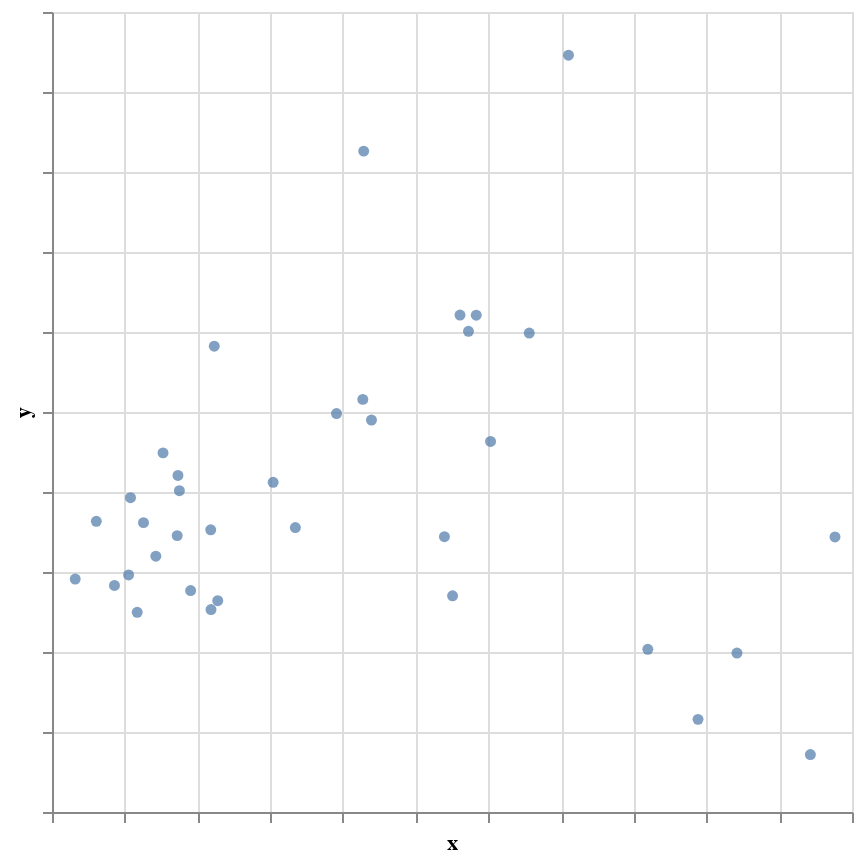

The cell this chart's notebook holds for it:
### Markdown cell above
Last but not least, we generate a scatterplot, using the x and y values from the PCA:

### Code cell
alt.Chart(oecd_pca).mark_circle().encode(
    x=alt.X('x', axis=alt.Axis(labels=False)),
    y=alt.Y('y', axis=alt.Axis(labels=False)),    
    tooltip='country'
).properties(width=400, height=400)

### Figure 1 — Vega-Lite specification as saved in the notebook (floating-point values rounded to 4 significant figures)
{"config": {"view": {"continuousWidth": 300, "continuousHeight": 300}}, "data": {"name": "data-5b455710e820c1a385949a830fd84c20"}, "mark": {"type": "circle"}, "encoding": {"tooltip": {"field": "country", "type": "nominal"}, "x": {"axis": {"labels": false}, "field": "x", "type": "quantitative"}, "y": {"axis": {"labels": false}, "field": "y", "type": "quantitative"}}, "height": 400, "width": 400, "$schema": "https://vega.github.io/schema/vega-lite/v5.8.0.json", "datasets": {"data-5b455710e820c1a385949a830fd84c20": [{"country": "Australia", "dwellings without basic facilities": 1.1, "housing expenditure": 20, "rooms per person": 2.3, "household net adjusted disposable income": 31197, "household net financial wealth": 38482, "employment rate": 72, "job security": 4.4, "long-term unemployment rate": 1.06, "personal earnings": 46585, "quality of support network": 93, "educational attainment": 74, "student skills": 512, "years in education": 18.8, "air pollution": 13, "water quality": 93, "consultation on rule-making": 10.5, "voter turnout": 93, "life expectancy": 82.0, "self-reported health": 85, "life satisfaction": 7.4, "assault rate": 2.1, "homicide rate": 0.8, "employees working very long hours": 14.23, "time devoted to leisure and personal care": 14.41, "x": -3.141, "y": -1.168}, {"country": "Austria", "dwellings without basic facilities": 1.0, "housing expenditure": 21, "rooms per person": 1.6, "household net adjusted disposable income": 29256, "household net financial wealth": 48125, "employment rate": 73, "job security": 3.4, "long-term unemployment rate": 1.07, "personal earnings": 43837, "quality of support network": 95, "educational attainment": 82, "student skills": 500, "years in education": 16.9, "air pollution": 27, "water quality": 95, "consultation on rule-making": 7.1, "voter turnout": 75, "life expectancy": 81.1, "self-reported health": 69, "life satisfaction": 7.5, "assault rate": 3.4, "homicide rate": 0.5, "employees working very long hours": 8.61, "time devoted to leisure and personal care": 14.46, "x": -1.814, "y": -1.47}, {"country": "Belgium", "dwellings without basic facilities": 1.9, "housing expenditure": 20, "rooms per person": 2.3, "household net adjusted disposable income": 27811, "household net financial wealth": 78368, "employment rate": 62, "job security": 4.5, "long-term unemployment rate": 3.37, "personal earnings": 47276, "quality of support network": 91, "educational attainment": 71, "student skills": 509, "years in education": 18.8, "air pollution": 21, "water quality": 84, "consultation on rule-making": 4.5, "voter turnout": 89, "life expectancy": 80.5, "self-reported health": 74, "life satisfaction": 7.1, "assault rate": 6.6, "homicide rate": 1.2, "employees working very long hours": 4.41, "time devoted to leisure and personal care": 15.71, "x": -1.818, "y": -0.4722}, {"country": "Brazil", "dwellings without basic facilities": 6.7, "housing expenditure": 21, "rooms per person": 1.4, "household net adjusted disposable income": 10310, "household net financial wealth": 6875, "employment rate": 67, "job security": 4.8, "long-term unemployment rate": 2.17, "personal earnings": 7909, "quality of support network": 90, "educational attainment": 43, "student skills": 402, "years in education": 16.3, "air pollution": 18, "water quality": 67, "consultation on rule-making": 4.0, "voter turnout": 79, "life expectancy": 73.4, "self-reported health": 69, "life satisfaction": 7.2, "assault rate": 7.9, "homicide rate": 25.5, "employees working very long hours": 10.74, "time devoted to leisure and personal care": 14.97, "x": 4.883, "y": -2.842}, {"country": "Canada", "dwellings without basic facilities": 0.2, "housing expenditure": 22, "rooms per person": 2.5, "household net adjusted disposable income": 30212, "household net financial wealth": 63261, "employment rate": 72, "job security": 6.6, "long-term unemployment rate": 0.9, "personal earnings": 44017, "quality of support network": 94, "educational attainment": 89, "student skills": 522, "years in education": 17.0, "air pollution": 15, "water quality": 90, "consultation on rule-making": 10.5, "voter turnout": 61, "life expectancy": 81.0, "self-reported health": 88, "life satisfaction": 7.6, "assault rate": 1.3, "homicide rate": 1.7, "employees working very long hours": 3.98, "time devoted to leisure and personal care": 14.25, "x": -3.391, "y": -0.3659}, {"country": "Chile", "dwellings without basic facilities": 9.4, "housing expenditure": 19, "rooms per person": 1.3, "household net adjusted disposable income": 13762, "household net financial wealth": 18141, "employment rate": 62, "job security": 4.7, "long-term unemployment rate": 2.01, "personal earnings": 15438, "quality of support network": 85, "educational attainment": 72, "student skills": 436, "years in education": 16.4, "air pollution": 46, "water quality": 79, "consultation on rule-making": 2.0, "voter turnout": 88, "life expectancy": 78.3, "self-reported health": 59, "life satisfaction": 6.6, "assault rate": 6.9, "homicide rate": 5.2, "employees working very long hours": 15.42, "time devoted to leisure and personal care": 14.41, "x": 4.192, "y": -1.966}, {"country": "Czech Republic", "dwellings without basic facilities": 0.9, "housing expenditure": 25, "rooms per person": 1.4, "household net adjusted disposable income": 17262, "household net financial wealth": 17875, "employment rate": 67, "job security": 4.2, "long-term unemployment rate": 3.03, "personal earnings": 20645, "quality of support network": 87, "educational attainment": 92, "student skills": 500, "years in education": 17.9, "air pollution": 16, "water quality": 81, "consultation on rule-making": 6.8, "voter turnout": 59, "life expectancy": 78.0, "self-reported health": 60, "life satisfaction": 6.7, "assault rate": 2.8, "homicide rate": 0.8, "employees working very long hours": 7.14, "time devoted to leisure and personal care": 14.98, "x": 0.3927, "y": 0.8994}, {"country": "Denmark", "dwellings without basic facilities": 0.4, "housing expenditure": 24, "rooms per person": 2.0, "household net adjusted disposable income": 25172, "household net financial wealth": 39951, "employment rate": 73, "job security": 5.8, "long-term unemployment rate": 2.11, "personal earnings": 45642, "quality of support network": 96, "educational attainment": 77, "student skills": 498, "years in education": 19.2, "air pollution": 15, "water quality": 95, "consultation on rule-making": 7.0, "voter turnout": 88, "life expectancy": 79.9, "self-reported health": 71, "life satisfaction": 7.6, "assault rate": 3.9, "homicide rate": 0.8, "employees working very long hours": 2.06, "time devoted to leisure and personal care": 16.06, "x": -2.92, "y": -0.07138}, {"country": "Estonia", "dwellings without basic facilities": 8.6, "housing expenditure": 20, "rooms per person": 1.6, "household net adjusted disposable income": 14382, "household net financial wealth": 7843, "employment rate": 67, "job security": 5.3, "long-term unemployment rate": 5.46, "personal earnings": 17488, "quality of support network": 89, "educational attainment": 89, "student skills": 526, "years in education": 17.5, "air pollution": 9, "water quality": 80, "consultation on rule-making": 3.3, "voter turnout": 64, "life expectancy": 76.3, "self-reported health": 52, "life satisfaction": 5.4, "assault rate": 5.5, "homicide rate": 4.7, "employees working very long hours": 3.59, "time devoted to leisure and personal care": 14.9, "x": 2.03, "y": 0.632}, {"country": "Finland", "dwellings without basic facilities": 0.6, "housing expenditure": 22, "rooms per person": 1.9, "household net adjusted disposable income": 26904, "household net financial wealth": 20190, "employment rate": 70, "job security": 6.4, "long-term unemployment rate": 1.65, "personal earnings": 38976, "quality of support network": 93, "educational attainment": 84, "student skills": 529, "years in education": 19.7, "air pollution": 15, "water quality": 95, "consultation on rule-making": 9.0, "voter turnout": 69, "life expectancy": 80.6, "self-reported health": 69, "life satisfaction": 7.4, "assault rate": 2.4, "homicide rate": 1.8, "employees working very long hours": 3.7, "time devoted to leisure and personal care": 14.89, "x": -2.473, "y": 0.489}, {"country": "France", "dwellings without basic facilities": 0.5, "housing expenditure": 21, "rooms per person": 1.8, "household net adjusted disposable income": 29322, "household net financial wealth": 47668, "employment rate": 64, "job security": 6.5, "long-term unemployment rate": 3.98, "personal earnings": 38625, "quality of support network": 91, "educational attainment": 72, "student skills": 500, "years in education": 16.5, "air pollution": 12, "water quality": 85, "consultation on rule-making": 3.5, "voter turnout": 80, "life expectancy": 82.2, "self-reported health": 68, "life satisfaction": 6.7, "assault rate": 5.0, "homicide rate": 0.8, "employees working very long hours": 8.71, "time devoted to leisure and personal care": 15.33, "x": -0.9591, "y": 0.1215}, {"country": "Germany", "dwellings without basic facilities": 0.9, "housing expenditure": 21, "rooms per person": 1.8, "household net adjusted disposable income": 30721, "household net financial wealth": 49484, "employment rate": 73, "job security": 3.2, "long-term unemployment rate": 2.52, "personal earnings": 41782, "quality of support network": 93, "educational attainment": 86, "student skills": 515, "years in education": 18.1, "air pollution": 16, "water quality": 94, "consultation on rule-making": 4.5, "voter turnout": 72, "life expectancy": 80.8, "self-reported health": 65, "life satisfaction": 7.0, "assault rate": 3.6, "homicide rate": 0.5, "employees working very long hours": 5.6, "time devoted to leisure and personal care": 15.31, "x": -2.279, "y": -0.5452}, {"country": "Greece", "dwellings without basic facilities": 0.5, "housing expenditure": 27, "rooms per person": 1.2, "household net adjusted disposable income": 19095, "household net financial wealth": 14004, "employment rate": 51, "job security": 12.0, "long-term unemployment rate": 14.37, "personal earnings": 27434, "quality of support network": 68, "educational attainment": 67, "student skills": 466, "years in education": 18.6, "air pollution": 27, "water quality": 66, "consultation on rule-making": 6.5, "voter turnout": 62, "life expectancy": 80.8, "self-reported health": 76, "life satisfaction": 4.7, "assault rate": 3.7, "homicide rate": 1.4, "employees working very long hours": 5.65, "time devoted to leisure and personal care": 14.91, "x": 3.102, "y": 5.46}, {"country": "Hungary", "dwellings without basic facilities": 4.8, "housing expenditure": 21, "rooms per person": 1.0, "household net adjusted disposable income": 15240, "household net financial wealth": 13652, "employment rate": 57, "job security": 6.7, "long-term unemployment rate": 5.05, "personal earnings": 20514, "quality of support network": 87, "educational attainment": 82, "student skills": 487, "years in education": 17.5, "air pollution": 15, "water quality": 77, "consultation on rule-making": 7.9, "voter turnout": 64, "life expectancy": 75.0, "self-reported health": 56, "life satisfaction": 4.9, "assault rate": 3.6, "homicide rate": 1.5, "employees working very long hours": 2.92, "time devoted to leisure and personal care": 15.04, "x": 2.562, "y": 1.986}, {"country": "Iceland", "dwellings without basic facilities": 0.4, "housing expenditure": 21, "rooms per person": 1.6, "household net adjusted disposable income": 22415, "household net financial wealth": 43045, "employment rate": 80, "job security": 4.3, "long-term unemployment rate": 1.68, "personal earnings": 39433, "quality of support network": 96, "educational attainment": 71, "student skills": 484, "years in education": 19.5, "air pollution": 18, "water quality": 97, "consultation on rule-making": 5.1, "voter turnout": 81, "life expectancy": 82.4, "self-reported health": 78, "life satisfaction": 7.5, "assault rate": 2.7, "homicide rate": 1.3, "employees working very long hours": 13.73, "time devoted to leisure and personal care": 14.61, "x": -2.094, "y": -1.232}, {"country": "Ireland", "dwellings without basic facilities": 0.2, "housing expenditure": 20, "rooms per person": 2.1, "household net adjusted disposable income": 23721, "household net financial wealth": 28099, "employment rate": 59, "job security": 6.4, "long-term unemployment rate": 9.24, "personal earnings": 50853, "quality of support network": 95, "educational attainment": 73, "student skills": 516, "years in education": 17.5, "air pollution": 13, "water quality": 84, "consultation on rule-making": 9.0, "voter turnout": 70, "life expectancy": 80.6, "self-reported health": 83, "life satisfaction": 6.8, "assault rate": 2.6, "homicide rate": 0.8, "employees working very long hours": 4.17, "time devoted to leisure and personal care": 15.19, "x": -1.769, "y": 1.823}, {"country": "Israel", "dwellings without basic facilities": 3.8, "housing expenditure": 21, "rooms per person": 1.1, "household net adjusted disposable income": 20434, "household net financial wealth": 55932, "employment rate": 67, "job security": 6.5, "long-term unemployment rate": 0.91, "personal earnings": 27577, "quality of support network": 89, "educational attainment": 83, "student skills": 474, "years in education": 15.7, "air pollution": 21, "water quality": 66, "consultation on rule-making": 2.5, "voter turnout": 68, "life expectancy": 81.8, "self-reported health": 82, "life satisfaction": 7.1, "assault rate": 6.4, "homicide rate": 2.2, "employees working very long hours": 18.77, "time devoted to leisure and personal care": 14.48, "x": 1.508, "y": -1.298}, {"country": "Italy", "dwellings without basic facilities": 0.5, "housing expenditure": 23, "rooms per person": 1.4, "household net adjusted disposable income": 24724, "household net financial wealth": 54147, "employment rate": 58, "job security": 5.5, "long-term unemployment rate": 5.67, "personal earnings": 33571, "quality of support network": 91, "educational attainment": 56, "student skills": 490, "years in education": 17.0, "air pollution": 21, "water quality": 80, "consultation on rule-making": 5.0, "voter turnout": 75, "life expectancy": 82.7, "self-reported health": 65, "life satisfaction": 6.0, "assault rate": 4.7, "homicide rate": 0.7, "employees working very long hours": 3.7, "time devoted to leisure and personal care": 14.98, "x": 0.2736, "y": 1.158}, {"country": "Japan", "dwellings without basic facilities": 6.4, "housing expenditure": 22, "rooms per person": 1.8, "household net adjusted disposable income": 25066, "household net financial wealth": 85309, "employment rate": 71, "job security": 2.9, "long-term unemployment rate": 1.67, "personal earnings": 36039, "quality of support network": 90, "educational attainment": 93, "student skills": 540, "years in education": 16.2, "air pollution": 24, "water quality": 86, "consultation on rule-making": 7.3, "voter turnout": 59, "life expectancy": 82.7, "self-reported health": 30, "life satisfaction": 6.0, "assault rate": 1.4, "homicide rate": 0.3, "employees working very long hours": 22.62, "time devoted to leisure and personal care": 14.93, "x": -0.6539, "y": -0.4443}, {"country": "Korea", "dwellings without basic facilities": 4.2, "housing expenditure": 16, "rooms per person": 1.4, "household net adjusted disposable income": 18035, "household net financial wealth": 28290, "employment rate": 64, "job security": 3.0, "long-term unemployment rate": 0.01, "personal earnings": 34056, "quality of support network": 77, "educational attainment": 81, "student skills": 542, "years in education": 17.5, "air pollution": 30, "water quality": 78, "consultation on rule-making": 10.4, "voter turnout": 76, "life expectancy": 81.1, "self-reported health": 37, "life satisfaction": 6.0, "assault rate": 2.1, "homicide rate": 1.1, "employees working very long hours": 27.13, "time devoted to leisure and personal care": 14.63, "x": 1.396, "y": -0.5586}, {"country": "Luxembourg", "dwellings without basic facilities": 0.7, "housing expenditure": 23, "rooms per person": 2.0, "household net adjusted disposable income": 35635, "household net financial wealth": 57159, "employment rate": 66, "job security": 4.0, "long-term unemployment rate": 1.56, "personal earnings": 52542, "quality of support network": 88, "educational attainment": 77, "student skills": 490, "years in education": 14.1, "air pollution": 12, "water quality": 81, "consultation on rule-making": 6.0, "voter turnout": 91, "life expectancy": 81.1, "self-reported health": 73, "life satisfaction": 7.1, "assault rate": 4.3, "homicide rate": 2.1, "employees working very long hours": 3.18, "time devoted to leisure and personal care": 15.12, "x": -1.721, "y": -1.359}, {"country": "Mexico", "dwellings without basic facilities": 4.2, "housing expenditure": 21, "rooms per person": 1.0, "household net adjusted disposable income": 12850, "household net financial wealth": 10449, "employment rate": 61, "job security": 4.7, "long-term unemployment rate": 0.09, "personal earnings": 14653, "quality of support network": 74, "educational attainment": 36, "student skills": 417, "years in education": 15.2, "air pollution": 30, "water quality": 68, "consultation on rule-making": 9.0, "voter turnout": 63, "life expectancy": 74.4, "self-reported health": 66, "life satisfaction": 7.4, "assault rate": 12.8, "homicide rate": 23.4, "employees working very long hours": 28.77, "time devoted to leisure and personal care": 13.89, "x": 6.427, "y": -3.282}, {"country": "Netherlands", "dwellings without basic facilities": 0.0, "housing expenditure": 21, "rooms per person": 2.0, "household net adjusted disposable income": 25697, "household net financial wealth": 71073, "employment rate": 75, "job security": 3.6, "long-term unemployment rate": 1.78, "personal earnings": 45362, "quality of support network": 92, "educational attainment": 72, "student skills": 519, "years in education": 18.6, "air pollution": 30, "water quality": 94, "consultation on rule-making": 6.1, "voter turnout": 75, "life expectancy": 81.3, "self-reported health": 76, "life satisfaction": 7.4, "assault rate": 4.9, "homicide rate": 0.9, "employees working very long hours": 0.59, "time devoted to leisure and personal care": 15.44, "x": -2.572, "y": -0.802}, {"country": "New Zealand", "dwellings without basic facilities": 0.2, "housing expenditure": 25, "rooms per person": 2.3, "household net adjusted disposable income": 21773, "household net financial wealth": 7480, "employment rate": 72, "job security": 5.8, "long-term unemployment rate": 0.91, "personal earnings": 31394, "quality of support network": 96, "educational attainment": 74, "student skills": 509, "years in education": 18.1, "air pollution": 11, "water quality": 89, "consultation on rule-making": 10.3, "voter turnout": 74, "life expectancy": 81.2, "self-reported health": 89, "life satisfaction": 7.3, "assault rate": 2.2, "homicide rate": 1.9, "employees working very long hours": 13.07, "time devoted to leisure and personal care": 14.87, "x": -2.248, "y": 0.01582}, {"country": "Norway", "dwellings without basic facilities": 0.3, "housing expenditure": 17, "rooms per person": 2.0, "household net adjusted disposable income": 32093, "household net financial wealth": 8365, "employment rate": 76, "job security": 2.9, "long-term unemployment rate": 0.28, "personal earnings": 46618, "quality of support network": 93, "educational attainment": 82, "student skills": 496, "years in education": 17.9, "air pollution": 16, "water quality": 96, "consultation on rule-making": 8.1, "voter turnout": 78, "life expectancy": 81.4, "self-reported health": 73, "life satisfaction": 7.7, "assault rate": 3.3, "homicide rate": 2.3, "employees working very long hours": 3.1, "time devoted to leisure and personal care": 15.56, "x": -2.828, "y": -1.504}, {"country": "Poland", "dwellings without basic facilities": 3.5, "housing expenditure": 23, "rooms per person": 1.0, "household net adjusted disposable income": 16234, "household net financial wealth": 10406, "employment rate": 60, "job security": 7.3, "long-term unemployment rate": 3.51, "personal earnings": 21140, "quality of support network": 89, "educational attainment": 89, "student skills": 521, "years in education": 18.3, "air pollution": 33, "water quality": 77, "consultation on rule-making": 10.8, "voter turnout": 55, "life expectancy": 76.9, "self-reported health": 58, "life satisfaction": 5.7, "assault rate": 1.4, "homicide rate": 1.0, "employees working very long hours": 7.58, "time devoted to leisure and personal care": 14.2, "x": 1.727, "y": 2.008}, {"country": "Portugal", "dwellings without basic facilities": 0.9, "housing expenditure": 18, "rooms per person": 1.6, "household net adjusted disposable income": 18806, "household net financial wealth": 29640, "employment rate": 62, "job security": 9.1, "long-term unemployment rate": 7.62, "personal earnings": 23419, "quality of support network": 85, "educational attainment": 35, "student skills": 488, "years in education": 17.8, "air pollution": 18, "water quality": 87, "consultation on rule-making": 6.5, "voter turnout": 58, "life expectancy": 80.8, "self-reported health": 50, "life satisfaction": 5.2, "assault rate": 5.7, "homicide rate": 0.9, "employees working very long hours": 9.31, "time devoted to leisure and personal care": 14.95, "x": 1.833, "y": 2.21}, {"country": "Russian Federation", "dwellings without basic facilities": 15.1, "housing expenditure": 11, "rooms per person": 0.9, "household net adjusted disposable income": 17230, "household net financial wealth": 3331, "employment rate": 69, "job security": 4.0, "long-term unemployment rate": 1.69, "personal earnings": 21311, "quality of support network": 84, "educational attainment": 94, "student skills": 481, "years in education": 15.8, "air pollution": 15, "water quality": 44, "consultation on rule-making": 2.5, "voter turnout": 65, "life expectancy": 69.0, "self-reported health": 37, "life satisfaction": 5.5, "assault rate": 3.8, "homicide rate": 12.8, "employees working very long hours": 0.17, "time devoted to leisure and personal care": 14.97, "x": 5.418, "y": -2.013}, {"country": "Slovak Republic", "dwellings without basic facilities": 1.1, "housing expenditure": 25, "rooms per person": 1.2, "household net adjusted disposable income": 17228, "household net financial wealth": 9651, "employment rate": 60, "job security": 5.8, "long-term unemployment rate": 8.89, "personal earnings": 20428, "quality of support network": 88, "educational attainment": 91, "student skills": 472, "years in education": 16.4, "air pollution": 13, "water quality": 82, "consultation on rule-making": 6.6, "voter turnout": 59, "life expectancy": 76.1, "self-reported health": 63, "life satisfaction": 5.9, "assault rate": 3.0, "homicide rate": 1.2, "employees working very long hours": 6.48, "time devoted to leisure and personal care": 14.99, "x": 1.61, "y": 2.211}, {"country": "Slovenia", "dwellings without basic facilities": 0.4, "housing expenditure": 20, "rooms per person": 1.4, "household net adjusted disposable income": 19692, "household net financial wealth": 18912, "employment rate": 64, "job security": 5.0, "long-term unemployment rate": 4.23, "personal earnings": 33040, "quality of support network": 93, "educational attainment": 84, "student skills": 499, "years in education": 18.3, "air pollution": 26, "water quality": 90, "consultation on rule-making": 10.3, "voter turnout": 66, "life expectancy": 80.1, "self-reported health": 61, "life satisfaction": 6.0, "assault rate": 3.9, "homicide rate": 0.4, "employees working very long hours": 5.72, "time devoted to leisure and personal care": 14.62, "x": -0.08781, "y": 0.9804}, {"country": "Spain", "dwellings without basic facilities": 0.0, "housing expenditure": 20, "rooms per person": 1.9, "household net adjusted disposable income": 22799, "household net financial wealth": 23920, "employment rate": 56, "job security": 17.7, "long-term unemployment rate": 11.13, "personal earnings": 34747, "quality of support network": 92, "educational attainment": 54, "student skills": 490, "years in education": 17.6, "air pollution": 24, "water quality": 75, "consultation on rule-making": 7.3, "voter turnout": 69, "life expectancy": 82.4, "self-reported health": 75, "life satisfaction": 6.2, "assault rate": 4.2, "homicide rate": 0.7, "employees working very long hours": 5.95, "time devoted to leisure and personal care": 16.06, "x": 0.2858, "y": 4.261}, {"country": "Sweden", "dwellings without basic facilities": 0.0, "housing expenditure": 21, "rooms per person": 1.7, "household net adjusted disposable income": 27546, "household net financial wealth": 55301, "employment rate": 74, "job security": 6.5, "long-term unemployment rate": 1.4, "personal earnings": 38789, "quality of support network": 91, "educational attainment": 87, "student skills": 482, "years in education": 19.2, "air pollution": 10, "water quality": 97, "consultation on rule-making": 10.9, "voter turnout": 85, "life expectancy": 81.9, "self-reported health": 80, "life satisfaction": 7.4, "assault rate": 5.1, "homicide rate": 1.0, "employees working very long hours": 1.14, "time devoted to leisure and personal care": 15.11, "x": -2.742, "y": -0.3831}, {"country": "Switzerland", "dwellings without basic facilities": 0.1, "housing expenditure": 23, "rooms per person": 1.9, "household net adjusted disposable income": 30745, "household net financial wealth": 100812, "employment rate": 79, "job security": 2.8, "long-term unemployment rate": 1.48, "personal earnings": 52307, "quality of support network": 94, "educational attainment": 86, "student skills": 518, "years in education": 17.1, "air pollution": 20, "water quality": 95, "consultation on rule-making": 8.4, "voter turnout": 49, "life expectancy": 82.8, "self-reported health": 81, "life satisfaction": 7.8, "assault rate": 4.2, "homicide rate": 0.5, "employees working very long hours": 7.3, "time devoted to leisure and personal care": 14.98, "x": -3.681, "y": -1.089}, {"country": "Turkey", "dwellings without basic facilities": 12.7, "housing expenditure": 21, "rooms per person": 1.1, "household net adjusted disposable income": 13794, "household net financial wealth": 3317, "employment rate": 49, "job security": 7.8, "long-term unemployment rate": 2.29, "personal earnings": 17460, "quality of support network": 79, "educational attainment": 32, "student skills": 462, "years in education": 16.0, "air pollution": 35, "water quality": 60, "consultation on rule-making": 5.5, "voter turnout": 88, "life expectancy": 74.6, "self-reported health": 67, "life satisfaction": 4.9, "assault rate": 5.0, "homicide rate": 3.3, "employees working very long hours": 43.29, "time devoted to leisure and personal care": 13.42, "x": 6.766, "y": -0.562}, {"country": "United Kingdom", "dwellings without basic facilities": 0.3, "housing expenditure": 24, "rooms per person": 1.9, "household net adjusted disposable income": 25828, "household net financial wealth": 60065, "employment rate": 71, "job security": 5.6, "long-term unemployment rate": 2.75, "personal earnings": 40649, "quality of support network": 94, "educational attainment": 77, "student skills": 502, "years in education": 16.6, "air pollution": 13, "water quality": 92, "consultation on rule-making": 11.5, "voter turnout": 66, "life expectancy": 81.1, "self-reported health": 78, "life satisfaction": 6.9, "assault rate": 1.9, "homicide rate": 0.3, "employees working very long hours": 12.27, "time devoted to leisure and personal care": 14.83, "x": -2.268, "y": 0.2067}, {"country": "United States", "dwellings without basic facilities": 0.1, "housing expenditure": 19, "rooms per person": 2.3, "household net adjusted disposable income": 39531, "household net financial wealth": 132822, "employment rate": 67, "job security": 6.3, "long-term unemployment rate": 2.36, "personal earnings": 54214, "quality of support network": 90, "educational attainment": 89, "student skills": 492, "years in education": 17.1, "air pollution": 18, "water quality": 87, "consultation on rule-making": 8.3, "voter turnout": 67, "life expectancy": 78.7, "self-reported health": 90, "life satisfaction": 7.0, "assault rate": 1.5, "homicide rate": 5.2, "employees working very long hours": 11.44, "time devoted to leisure and personal care": 14.27, "x": -2.947, "y": -1.037}]}}
